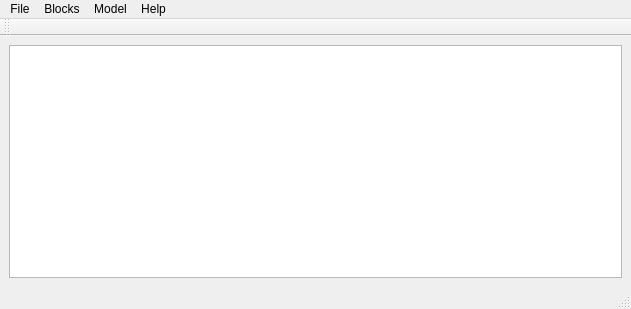
<?xml version="1.0" encoding="UTF-8"?>
<ui version="4.0">
 <class>MainWindow</class>
 <widget class="QMainWindow" name="MainWindow">
  <property name="geometry">
   <rect>
    <x>0</x>
    <y>0</y>
    <width>631</width>
    <height>309</height>
   </rect>
  </property>
  <property name="windowTitle">
   <string>TSim</string>
  </property>
  <widget class="QWidget" name="centralwidget">
   <layout class="QGridLayout" name="gridLayout">
    <item row="0" column="0">
     <widget class="BlockGraphicsView" name="block_graphics"/>
    </item>
   </layout>
  </widget>
  <widget class="QMenuBar" name="menubar">
   <property name="geometry">
    <rect>
     <x>0</x>
     <y>0</y>
     <width>631</width>
     <height>23</height>
    </rect>
   </property>
   <widget class="QMenu" name="menuFile">
    <property name="title">
     <string>File</string>
    </property>
    <addaction name="actionOpen"/>
    <addaction name="separator"/>
    <addaction name="actionSave"/>
    <addaction name="actionSave_As"/>
    <addaction name="separator"/>
    <addaction name="actionExit"/>
   </widget>
   <widget class="QMenu" name="menuBlocks">
    <property name="title">
     <string>Blocks</string>
    </property>
    <addaction name="actionAdd_Block"/>
    <addaction name="actionRemove_Block"/>
    <addaction name="actionAdd_SIN"/>
    <addaction name="actionAdd_Clock"/>
   </widget>
   <widget class="QMenu" name="menuHelp">
    <property name="title">
     <string>Help</string>
    </property>
    <addaction name="actionAbout"/>
   </widget>
   <widget class="QMenu" name="menuModel">
    <property name="title">
     <string>Model</string>
    </property>
    <addaction name="actionUpdate"/>
   </widget>
   <addaction name="menuFile"/>
   <addaction name="menuBlocks"/>
   <addaction name="menuModel"/>
   <addaction name="menuHelp"/>
  </widget>
  <widget class="QStatusBar" name="statusbar"/>
  <widget class="QToolBar" name="toolBar">
   <property name="windowTitle">
    <string>toolBar</string>
   </property>
   <attribute name="toolBarArea">
    <enum>TopToolBarArea</enum>
   </attribute>
   <attribute name="toolBarBreak">
    <bool>false</bool>
   </attribute>
  </widget>
  <action name="actionExit">
   <property name="text">
    <string>Exit</string>
   </property>
  </action>
  <action name="actionAdd_Block">
   <property name="text">
    <string>Add Block</string>
   </property>
  </action>
  <action name="actionOpen">
   <property name="text">
    <string>Open</string>
   </property>
  </action>
  <action name="actionSave">
   <property name="text">
    <string>Save</string>
   </property>
  </action>
  <action name="actionSave_As">
   <property name="text">
    <string>Save As</string>
   </property>
  </action>
  <action name="actionAbout">
   <property name="text">
    <string>About</string>
   </property>
  </action>
  <action name="actionRemove_Block">
   <property name="text">
    <string>Remove Selected Block</string>
   </property>
  </action>
  <action name="actionAdd_SIN">
   <property name="text">
    <string>Add SIN</string>
   </property>
  </action>
  <action name="actionAdd_Clock">
   <property name="text">
    <string>Add Clock</string>
   </property>
  </action>
  <action name="actionUpdate">
   <property name="text">
    <string>Update</string>
   </property>
  </action>
 </widget>
 <customwidgets>
  <customwidget>
   <class>BlockGraphicsView</class>
   <extends>QGraphicsView</extends>
   <header>widgets/block_graphics_view.h</header>
   <slots>
    <slot>addTestBlock()</slot>
    <slot>removeSelectedBlock()</slot>
    <slot>addSinBlock()</slot>
    <slot>addClockBlock()</slot>
    <slot>updateModel()</slot>
   </slots>
  </customwidget>
 </customwidgets>
 <resources/>
 <connections>
  <connection>
   <sender>actionExit</sender>
   <signal>triggered()</signal>
   <receiver>MainWindow</receiver>
   <slot>close()</slot>
   <hints>
    <hint type="sourcelabel">
     <x>-1</x>
     <y>-1</y>
    </hint>
    <hint type="destinationlabel">
     <x>315</x>
     <y>154</y>
    </hint>
   </hints>
  </connection>
  <connection>
   <sender>actionAdd_Block</sender>
   <signal>triggered()</signal>
   <receiver>block_graphics</receiver>
   <slot>addTestBlock()</slot>
   <hints>
    <hint type="sourcelabel">
     <x>-1</x>
     <y>-1</y>
    </hint>
    <hint type="destinationlabel">
     <x>315</x>
     <y>154</y>
    </hint>
   </hints>
  </connection>
  <connection>
   <sender>actionRemove_Block</sender>
   <signal>triggered()</signal>
   <receiver>block_graphics</receiver>
   <slot>removeSelectedBlock()</slot>
   <hints>
    <hint type="sourcelabel">
     <x>-1</x>
     <y>-1</y>
    </hint>
    <hint type="destinationlabel">
     <x>315</x>
     <y>154</y>
    </hint>
   </hints>
  </connection>
  <connection>
   <sender>actionAdd_SIN</sender>
   <signal>triggered()</signal>
   <receiver>block_graphics</receiver>
   <slot>addSinBlock()</slot>
   <hints>
    <hint type="sourcelabel">
     <x>-1</x>
     <y>-1</y>
    </hint>
    <hint type="destinationlabel">
     <x>315</x>
     <y>159</y>
    </hint>
   </hints>
  </connection>
  <connection>
   <sender>actionAdd_Clock</sender>
   <signal>triggered()</signal>
   <receiver>block_graphics</receiver>
   <slot>addClockBlock()</slot>
   <hints>
    <hint type="sourcelabel">
     <x>-1</x>
     <y>-1</y>
    </hint>
    <hint type="destinationlabel">
     <x>315</x>
     <y>159</y>
    </hint>
   </hints>
  </connection>
  <connection>
   <sender>actionUpdate</sender>
   <signal>triggered()</signal>
   <receiver>block_graphics</receiver>
   <slot>updateModel()</slot>
   <hints>
    <hint type="sourcelabel">
     <x>-1</x>
     <y>-1</y>
    </hint>
    <hint type="destinationlabel">
     <x>315</x>
     <y>162</y>
    </hint>
   </hints>
  </connection>
 </connections>
 <slots>
  <slot>button_press_listener()</slot>
 </slots>
</ui>
